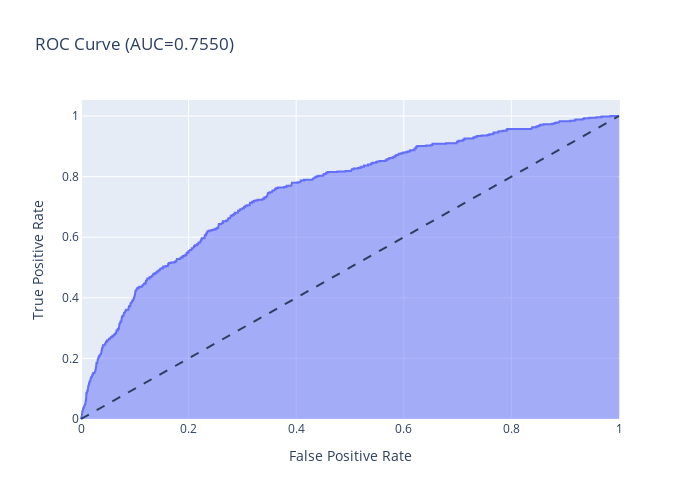

Here is the notebook cell this chart was saved with:
### Code cell
# обучение модели на данных после dawnsampling
pipe = Pipeline(steps=[
    ('scaler', StandardScaler()),
    ('estimator', LogisticRegression(solver='liblinear', random_state=12345))
])

pipe.fit(downsampled_features, downsampled_targets)
probabilities_valid = pipe.predict_proba(features_valid)
probabilities_one_valid = probabilities_valid[:, 1]
# нарисуем roc_auc кривую
plot_roc_auc_curve(target_valid, probabilities_one_valid)
# счетчик лучшего значения f1
best_f1 = 0
# определяем threshold с наилучшими показателями
for threshold in np.arange(0, 0.95, 0.05):
    predicted_valid = probabilities_one_valid > threshold
    precision = precision_score(target_valid, predicted_valid)
    recall = recall_score(target_valid, predicted_valid)
    f1 = f1_score(target_valid, predicted_valid)
    # сохраняем показатели при наилучшем f1_score
    if f1 > best_f1:
        best_f1 = f1
        model_score_results['LR']['downsampled']['f1'] = f1
        model_score_results['LR']['downsampled']['threshold'] = threshold

    print("Порог = {:.2f} | Точность = {:.3f}, Полнота = {:.3f} F1 = {:.4f}".format(
        threshold, precision, recall, f1))

### Figure 1 — Plotly figure (JSON) as saved in the notebook; plotly's stock layout.template omitted (floating-point values rounded to 4 significant figures; data arrays with more than 128 entries replaced by an {"elided": "..."} marker saying what was removed)
{"data": [{"hovertemplate": "False Positive Rate=%{x}<br>True Positive Rate=%{y}<extra></extra>", "legendgroup": "", "line": {"color": "#636efa"}, "marker": {"symbol": "circle"}, "mode": "lines", "name": "", "orientation": "v", "showlegend": false, "stackgroup": "1", "x": {"elided": "695 float values"}, "xaxis": "x", "y": {"elided": "695 float values"}, "yaxis": "y", "type": "scatter"}], "layout": {"xaxis": {"anchor": "y", "domain": [0.0, 1.0], "title": {"text": "False Positive Rate"}}, "yaxis": {"anchor": "x", "domain": [0.0, 1.0], "title": {"text": "True Positive Rate"}}, "legend": {"tracegroupgap": 0}, "title": {"text": "ROC Curve (AUC=0.7550)"}, "height": 500, "width": 700, "shapes": [{"line": {"dash": "dash"}, "type": "line", "x0": 0, "x1": 1, "y0": 0, "y1": 1}]}}
